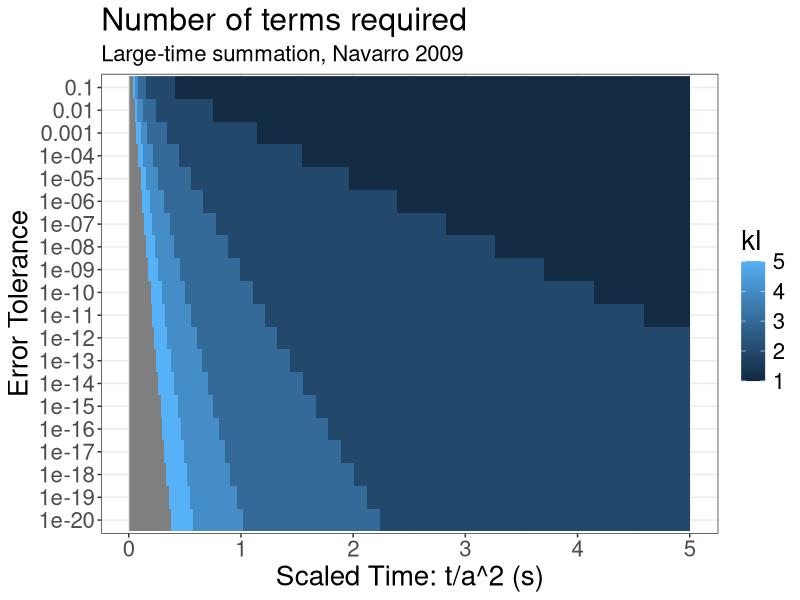
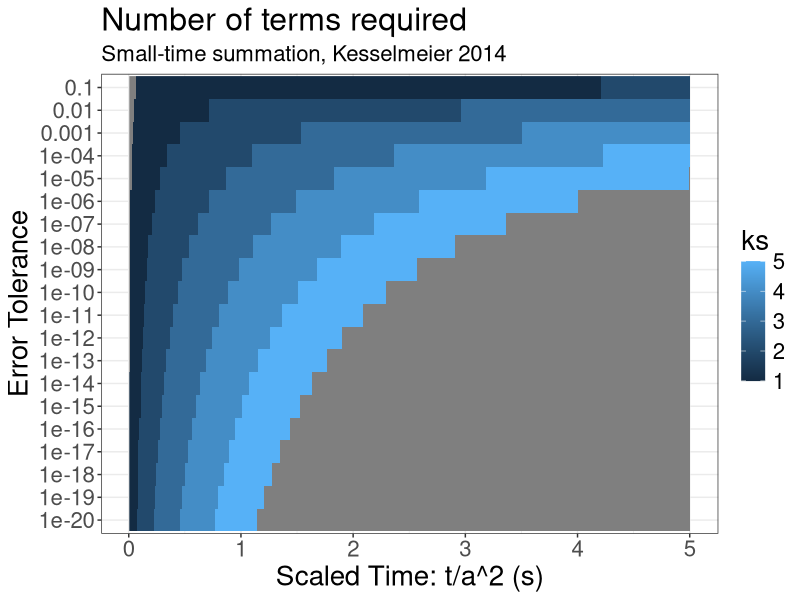

R code for these plots, in order:
library("reshape2")
library("ggplot2")


kl_Nav <- function(t, eps) {
  if (pi * t * eps < 1) {
    kl <- sqrt(-2 * log(pi*t*eps) / (pi*pi*t))
    kl <- ceiling(max(kl, 1 / (pi*sqrt(t))))
  } else {
    kl <- ceiling(1 / (pi * sqrt(t)))
  }
  return(kl)
}

lt <- seq(0.01, 5, by = 0.01)
leps <- 1e-21*10^(1:20)
kl <- data.frame(matrix(nrow = length(lt), ncol = length(leps)+1))
colnames(kl) <- c("t", leps)
kl[,1] <- lt
for (ti in 1:length(lt)) {
  for (epsi in 1:length(leps)) {
    kl[ti, epsi+1] <- kl_Nav(lt[ti], leps[epsi])
  }
}
kl_melt <- melt(kl, measure.vars = -1, variable.name = "eps", value.name = "kl")

ggplot(kl_melt, aes(x = t, y = eps)) +
  geom_raster(aes(fill = kl)) +
  scale_fill_continuous(limits=c(1, 5), breaks=1:5) +
  labs(title = "Number of terms required",
       subtitle = "Large-time summation, Navarro 2009",
       x = "Scaled Time: t/a^2 (s)", y = "Error Tolerance") +
  theme_bw() +
  theme(plot.title = element_text(size = 23),
        plot.subtitle = element_text(size = 16),
        axis.text.x = element_text(size = 16),
        axis.text.y = element_text(size = 16),
        axis.title.x = element_text(size = 20),
        axis.title.y = element_text(size = 20),
        legend.title = element_text(size = 20),
        legend.text = element_text(size = 16))




ks_Kes <- function(t, w, eps) {
  u_eps = min(-1.0, log(2 * pi * t*t * eps*eps))
  arg = -t * (u_eps - sqrt(-2 * u_eps - 2))
  k1 = (sqrt(2 * t) - w)/2
  if (arg > 0) {
    k2 = (sqrt(arg) - w) / 2;
    k = ceiling(max(k1, k2));
  }
  else {
    k = ceiling(k1);
  }
  return(k)
}

st <- seq(0.1, 5, by = 0.1)
seps <- 1e-21*10^(1:20)
sw <- seq(0.1, 0.9, by = 0.1)
ks <- data.frame(matrix(nrow = length(st)*length(seps)*length(sw), ncol = 4))
colnames(ks) <- c("t", "w", "eps", "ks")
idx <- 1
for (ti in 1:length(st)) {
  for (wi in 1:length(sw)) {
    for (epsi in 1:length(seps)) {
      ks[idx, 1] <- st[ti]
      ks[idx, 2] <- sw[wi]
      ks[idx, 3] <- seps[epsi]
      ks[idx, 4] <- ks_Kes(st[ti], sw[wi], seps[epsi])
      idx = idx + 1
    }
  }
}

ks
ks5 <- subset(ks, w == 0.5)[,c(1,3,4)]
rownames(ks5) <- NULL
melt(ks, measure.vars = 4, value.name = "ks")


st <- seq(0.01, 5, by = 0.01)
seps <- 1e-21*10^(1:20)
ks <- data.frame(matrix(nrow = length(st), ncol = length(seps)+1))
colnames(ks) <- c("t", leps)
ks[,1] <- st
for (ti in 1:length(st)) {
  for (epsi in 1:length(seps)) {
    ks[ti, epsi+1] <- ks_Kes(st[ti], 0.9, seps[epsi])
  }
}
ks_melt <- melt(ks, measure.vars = -1, variable.name = "eps", value.name = "ks")

ggplot(ks_melt, aes(x = t, y = eps, fill = ks)) +
  geom_raster() +
  scale_fill_continuous(limits=c(1, 5), breaks=1:5) +
  labs(title = "Number of terms required",
       subtitle = "Small-time summation, Kesselmeier 2014",
       x = "Scaled Time: t/a^2 (s)", y = "Error Tolerance") +
  theme_bw() +
  theme(plot.title = element_text(size = 23),
        plot.subtitle = element_text(size = 16),
        axis.text.x = element_text(size = 16),
        axis.text.y = element_text(size = 16),
        axis.title.x = element_text(size = 20),
        axis.title.y = element_text(size = 20),
        legend.title = element_text(size = 20),
        legend.text = element_text(size = 16))
